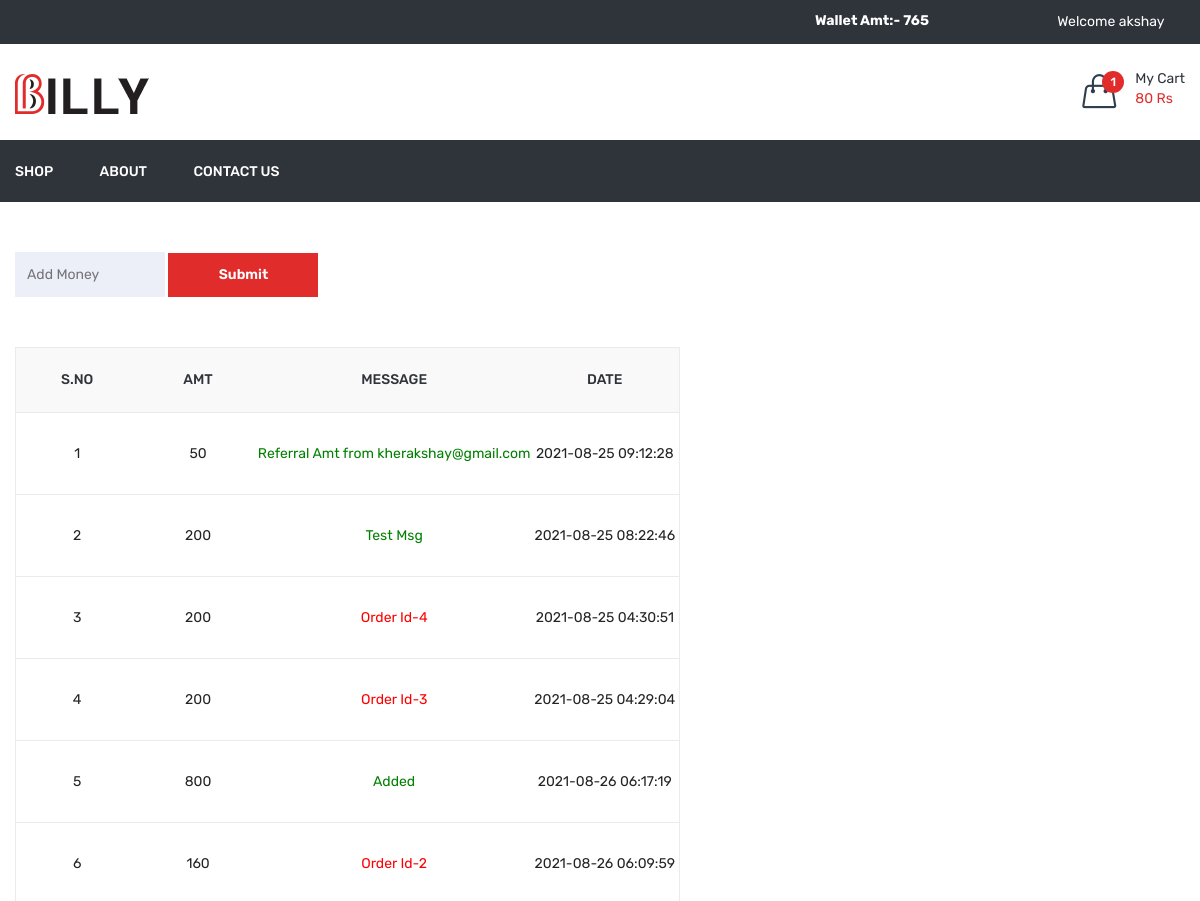
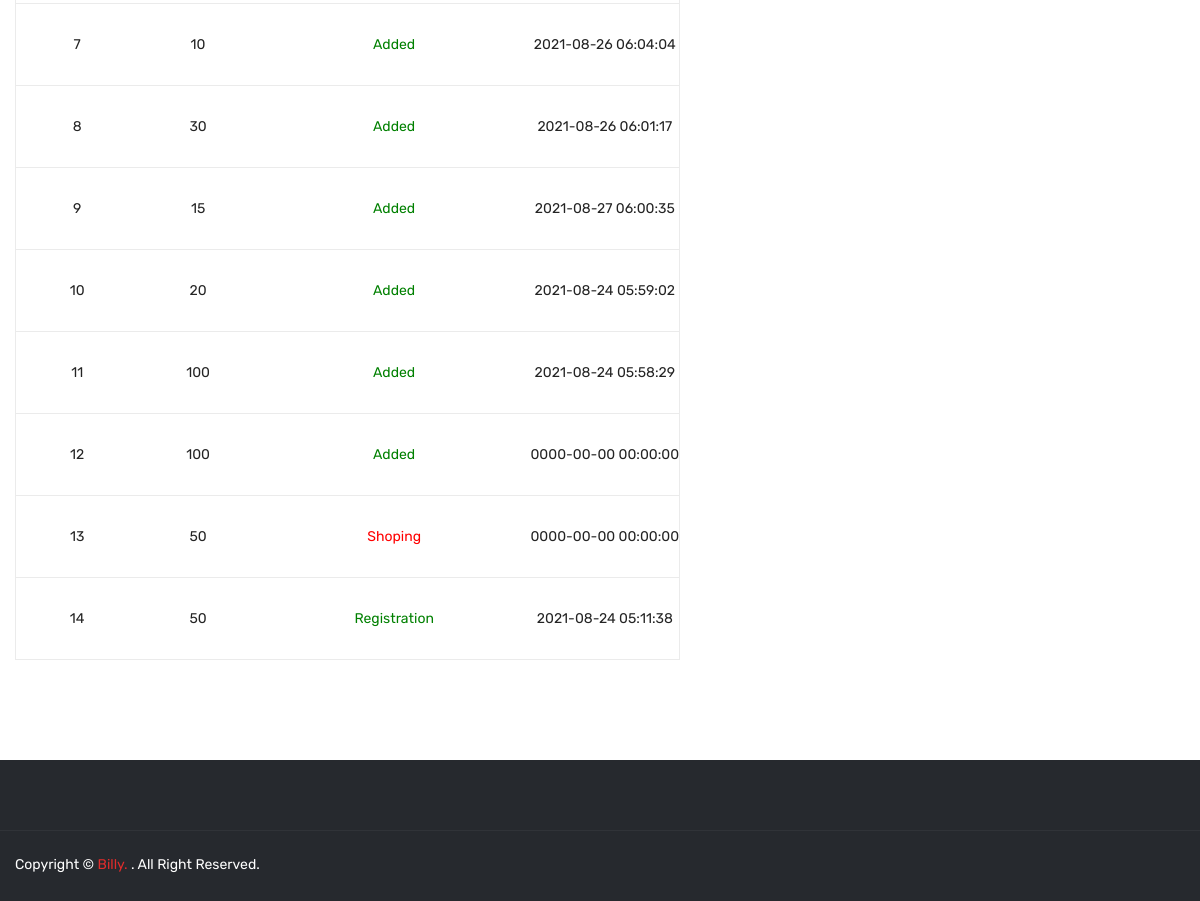
Page /wallet.php (signed in) on the committed database (2 pictures, top to bottom).
### tables this page shows
CREATE TABLE `dish_cart` (
  `id` int(11) NOT NULL,
  `user_id` int(11) NOT NULL,
  `dish_detail_id` int(11) NOT NULL,
  `qty` int(11) NOT NULL,
  `added_on` datetime NOT NULL
);

CREATE TABLE `wallet` (
  `id` int(11) NOT NULL,
  `user_id` int(11) NOT NULL,
  `amt` int(11) NOT NULL,
  `msg` varchar(500) NOT NULL,
  `type` enum('in','out') NOT NULL,
  `payment_id` varchar(50) NOT NULL,
  `added_on` datetime NOT NULL
);

### function.inc.php (called while the page is built, shortened)
	<?php
function getUserCart(){
	global $con;
	$arr=array();
	$id=$_SESSION['FOOD_USER_ID'];
	$res=mysqli_query($con,"select * from dish_cart where user_id='$id'");
	while($row=mysqli_fetch_assoc($res)){
		$arr[]=$row;
	}
	return $arr;
}
function getDishCartStatus(){
	$dishDetailsID=array();
	if(isset($_SESSION['FOOD_USER_ID'])){
		$getUserCart=getUserCart();
	}else{
		if(isset($_SESSION['cart']) && count($_SESSION['cart'])>0){
			foreach($_SESSION['cart'] as $key=>$val){
				$dishDetailsID[]=$key;
			}
		}
	}
}
function getcartTotalPrice(){
	$cartArr=getUserFullCart();
	$totalPrice=0;
	foreach($cartArr as $list){
		$totalPrice=$totalPrice+($list['qty']*$list['price']);
	}
	return $totalPrice;
}
function getUserFullCart($attr_id=''){
	$cartArr=array();
	if(isset($_SESSION['FOOD_USER_ID'])){
		$getUserCart=getUserCart();
		$cartArr=array();
		foreach($getUserCart as $list){
			$cartArr[$list['dish_detail_id']]['qty']=$list['qty'];
			$getDishDetail=getDishDetailById($list['dish_detail_id']);
			$cartArr[$list['dish_detail_id']]['price']=$getDishDetail['price'];
			$cartArr[$list['dish_detail_id']]['dish']=$getDishDetail['dish'];
			$cartArr[$list['dish_detail_id']]['image']=$getDishDetail['image'];
		}
	}
	if($attr_id!=''){
		return $cartArr[$attr_id]['qty'];
	}else{
		return $cartArr;
	}
}
function getDishDetailById($id){
	global $con;
	$res=mysqli_query($con,"select dish.dish,dish.image,dish_details.price from dish_details,dish where dish_details.id='$id' and dish.id=dish_details.dish_id");
	$row=mysqli_fetch_assoc($res);
	return $row;
}
function getWallet($uid){
	global $con;
	$sql="select * from wallet where user_id='$uid' order by id desc";
	$res=mysqli_query($con,$sql);
	$arr=array();
	while($row=mysqli_fetch_assoc($res)){
		$arr[]=$row;
	}
	return $arr;
}
function getWalletAmt($uid){
	global $con;
	$sql="select * from wallet where user_id='$uid'";
	$res=mysqli_query($con,$sql);
	$in=0;
	$out=0;
	while($row=mysqli_fetch_assoc($res)){
		if($row['type']=='in'){
			$in=$in+$row['amt'];
		}
		if($row['type']=='out'){
			$out=$out+$row['amt'];
		}
	}
	return $in-$out;
}
?>

### wallet.php (the view, shortened to what this page needs)
<?php
include ("header.php");
?>
<div class="cart-main-area pt-50 pb-100">
            <div class="container">
                <div class="row">
                    <div class="col-lg-12 col-md-12 col-sm-12 col-12">
						<div id="add_money_box">
							<form method="post" id="frmAddMoney">
								<input type="number" placeholder="Add Money" name="amt" class="w150" required/>
								<input type="submit" class="btn w150" name="add_money"/>
							</form>
						</div>
							<?php
							$getWallet=getWallet($_SESSION['FOOD_USER_ID']);
							?>
                            <div class="table-content table-responsive">
                                <table>
                                    <thead>
                                        <tr>
                                            <th>S.No</th>
                                            <th>Amt</th>
                                            <th>Message</th>
                                            <th>Date</th>
                                        </tr>
                                    </thead>
                                    <tbody>
                                       <?php
									   $kk=1;
									   foreach($getWallet as $list){?>
											<tr class="wallet_loop">
												<td><?php echo $kk?></td>
												<td><?php echo $list['amt']?></td>
												<td>
													<span class="<?php echo $list['type']?>">
														<?php echo $list['msg']?>
													</span>
												</td>
												<td><?php echo $list['added_on']?></td>
											</tr>
									   <?php
									   $kk++;
									   } ?>
                                    </tbody>
                                </table>
                            </div>
                    </div>
                </div>
            </div>
        </div>
<?php
include("footer.php");
?>

### header.php (shortened to what this page needs)
<?php
include('database.inc.php');
include('function.inc.php');
getDishCartStatus();
$cartArr=getUserFullCart();
$totalPrice=getcartTotalPrice();
$totalCartDish=count($cartArr);
$getWalletAmt=0;
if(isset($_SESSION['FOOD_USER_ID'])){
	$getWalletAmt=getWalletAmt($_SESSION['FOOD_USER_ID']);
}
?>
<!doctype html>
<html class="no-js" lang="zxx">
<head>
        <link rel="stylesheet" href="<?php echo FRONT_SITE_PATH?>assets/css/bootstrap.min.css">
        <link rel="stylesheet" href="<?php echo FRONT_SITE_PATH?>assets/css/animate.css">
        <link rel="stylesheet" href="<?php echo FRONT_SITE_PATH?>assets/css/owl.carousel.min.css">
        <link rel="stylesheet" href="<?php echo FRONT_SITE_PATH?>assets/css/slick.css">
        <link rel="stylesheet" href="<?php echo FRONT_SITE_PATH?>assets/css/chosen.min.css">
        <link rel="stylesheet" href="<?php echo FRONT_SITE_PATH?>assets/css/ionicons.min.css">
        <link rel="stylesheet" href="<?php echo FRONT_SITE_PATH?>assets/css/font-awesome.min.css">
        <link rel="stylesheet" href="<?php echo FRONT_SITE_PATH?>assets/css/simple-line-icons.css">
        <link rel="stylesheet" href="<?php echo FRONT_SITE_PATH?>assets/css/jquery-ui.css">
        <link rel="stylesheet" href="<?php echo FRONT_SITE_PATH?>assets/css/meanmenu.min.css">
        <link rel="stylesheet" href="<?php echo FRONT_SITE_PATH?>assets/css/style.css">
        <link rel="stylesheet" href="<?php echo FRONT_SITE_PATH?>assets/css/responsive.css">
    </head>
    <body>
        <header class="header-area">
            <div class="header-top black-bg">
                <div class="container">
                    <div class="row">
                        <div class="col-lg-8 col-md-4 col-12 col-sm-4">
                        </div>
						<div class="col-lg-2 col-md-4 col-12 col-sm-4">
							<?php
								if(isset($_SESSION['FOOD_USER_NAME'])){
								?>
							<div id="wallet_top_box">
								<a href="<?php echo FRONT_SITE_PATH?>wallet" style="color:#fff;">
									Wallet Amt:- <?php echo $getWalletAmt?>
								</a>
							</div>
								<?php  } ?>
						</div>
                        <div class="col-lg-2 col-md-8 col-12 col-sm-8">
                            <div class="account-curr-lang-wrap f-right">
                                <?php
								if(isset($_SESSION['FOOD_USER_NAME'])){
								?>
								<ul>
                                    <li class="top-hover"><a href="#"><?php echo "Welcome <span id='user_top_name'>".$_SESSION['FOOD_USER_NAME'];?></span>  <i class="ion-chevron-down"></i></a>
                                    </li>
                                </ul>
								<?php } ?>
                            </div>
                        </div>
                    </div>
                </div>
            </div>
            <div class="header-middle">
                <div class="container">
                    <div class="row">
                        <div class="col-lg-3 col-md-4 col-12 col-sm-4">
                            <div class="logo">
                                <a href="<?php echo FRONT_SITE_PATH?>">
                                    <img alt="" src="<?php echo FRONT_SITE_PATH?>assets/img/logo/logo.png">
                                </a>
                            </div>
                        </div>
                        <div class="col-lg-9 col-md-8 col-12 col-sm-8">
                            <div class="header-middle-right f-right">
                                <div class="header-wishlist">
                                </div>
                                <div class="header-cart">
                                    <a href="#">
                                        <div class="header-icon-style">
                                            <i class="icon-handbag icons"></i>
                                            <span class="count-style" id="totalCartDish"><?php echo $totalCartDish?></span>
                                        </div>
                                        <div class="cart-text">
                                            <span class="digit">My Cart</span>
                                            <span class="cart-digit-bold" id="totalPrice">
											<?php
											if($totalPrice!=0){
												echo $totalPrice.' Rs';
											}
											?></span>
                                        </div>
                                    </a>
                                </div>
                            </div>
                        </div>
                    </div>
                </div>
            </div>
            <div class="header-bottom transparent-bar black-bg">
                <div class="container">
                    <div class="row">
                        <div class="col-lg-12 col-md-12 col-12">
                            <div class="main-menu">
                                <nav>
                                    <ul>
                                        <li><a href="<?php echo FRONT_SITE_PATH?>shop">Shop</a></li>
                                        <li><a href="<?php echo FRONT_SITE_PATH?>about-us">about</a></li>
                                        <li><a href="<?php echo FRONT_SITE_PATH?>contact-us">contact us</a></li>
                                    </ul>
                                </nav>
                            </div>
                        </div>
                    </div>
                </div>
            </div>
        </header>

### rows in the picture
dish_cart: dish_detail "1"
wallet: amt "50", msg "Referral Amt from kherakshay@gmail.com", added_on "2021-08-25 09:12:28"
wallet: amt "200", msg "Test Msg", added_on "2021-08-25 08:22:46"
wallet: amt "200", msg "Order Id-4", added_on "2021-08-25 04:30:51"
wallet: amt "200", msg "Order Id-3", added_on "2021-08-25 04:29:04"
wallet: amt "800", msg "Added", added_on "2021-08-26 06:17:19"
wallet: amt "160", msg "Order Id-2", added_on "2021-08-26 06:09:59"
wallet: amt "10", msg "Added", added_on "2021-08-26 06:04:04"
wallet: amt "30", msg "Added", added_on "2021-08-26 06:01:17"
wallet: amt "15", msg "Added", added_on "2021-08-27 06:00:35"
wallet: amt "20", msg "Added", added_on "2021-08-24 05:59:02"
wallet: amt "100", msg "Added", added_on "2021-08-24 05:58:29"
wallet: amt "100", msg "Added", added_on "0000-00-00 00:00:00"
wallet: amt "50", msg "Shoping", added_on "0000-00-00 00:00:00"
wallet: amt "50", msg "Registration", added_on "2021-08-24 05:11:38"

### other values in the picture
$getWalletAmt "765"
$_SESSION['FOOD_USER_NAME'] "akshay"
$totalPrice "80"
